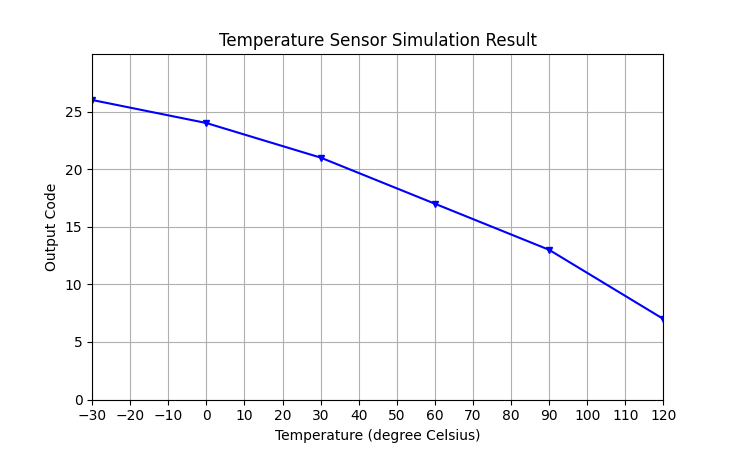

Write Python code to recreate this figure.
import numpy as np
import matplotlib.pyplot as plt

# This values have been found by parasitic extraction of the .mag file produced
# by OpenLane, and this resulting SPICE netlist has been included in a xschem-
# based simulation testbench for ngspice.

temperature = [-30, 0, 30, 60, 90, 120]
code_result = [26, 24, 21, 17, 13, 7]

plt.xlabel('Temperature (degree Celsius)')
plt.ylabel('Output Code')
plt.xticks(np.arange(-30,130,10))
plt.yticks(np.arange(0,30,5))
plt.grid()
plt.title('Temperature Sensor Simulation Result')
plt.plot(temperature, code_result, '-bv', markersize = '5')
plt.axis([-30, 120, 0, 30])
plt.show()
